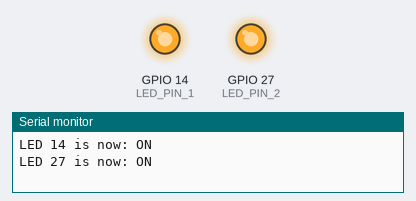
The sketch below on a simulated ESP32. Parts: output pins drawn as LEDs (lit = HIGH), the last lines printed to the serial monitor.

Above: at 1.5 s.
At 4.5 s:
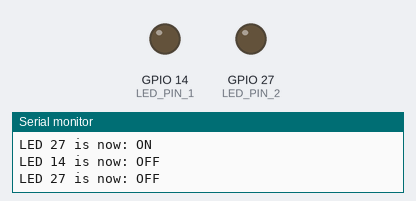
Timing chart, 0 to 7.8 s (numbered marks = the images above):
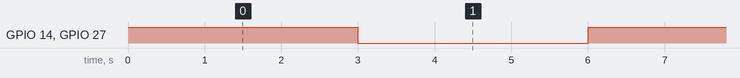

Measured:
- by itself, GPIO 14 (LED_PIN_1), GPIO 27 (LED_PIN_2): alternates HIGH for 3.0 s and LOW for 3.0 s
- by itself, everything shown: repeats every 6.0 s, in 3 steps

The sketch:

led_parellel.ino
```cpp
#include <Arduino.h>
#include <freertos/FreeRTOS.h>
#include <freertos/task.h>

// Define the LED pins
#define LED_PIN_1 14
#define LED_PIN_2 27

// Function prototypes for the LED blink tasks
void vBlinkLedTask1(void *pvParameters);
void vBlinkLedTask2(void *pvParameters);

void setup() {
  // Start serial communication for debugging/feedback
  Serial.begin(115200);

  // Initialize the LED pins as outputs
  pinMode(LED_PIN_1, OUTPUT);
  pinMode(LED_PIN_2, OUTPUT);

  // Create the FreeRTOS tasks for blinking the LEDs
  xTaskCreate(vBlinkLedTask1, "BlinkLed1", 2048, NULL, 1, NULL);
  xTaskCreate(vBlinkLedTask2, "BlinkLed2", 2048, NULL, 1, NULL);
}

void loop() {
  // FreeRTOS scheduler manages task execution
  // No need for code in the loop function
}

// FreeRTOS task to blink the LED on pin 14 every 3 seconds
void vBlinkLedTask1(void *pvParameters) {
  bool ledState = false; // Track the LED state

  for (;;) {
    // Toggle the LED state
    ledState = !ledState;
    digitalWrite(LED_PIN_1, ledState);

    // Serial output for debugging
    Serial.print("LED 14 is now: ");
    Serial.println(ledState ? "ON" : "OFF");

    // Wait for 3 seconds
    vTaskDelay(3000 / portTICK_PERIOD_MS);
  }
}

// FreeRTOS task to blink the LED on pin 27 every 3 seconds
void vBlinkLedTask2(void *pvParameters) {
  bool ledState = false; // Track the LED state

  for (;;) {
    // Toggle the LED state
    ledState = !ledState;
    digitalWrite(LED_PIN_2, ledState);

    // Serial output for debugging
    Serial.print("LED 27 is now: ");
    Serial.println(ledState ? "ON" : "OFF");

    // Wait for 3 seconds
    vTaskDelay(3000 / portTICK_PERIOD_MS);
  }
}
```
